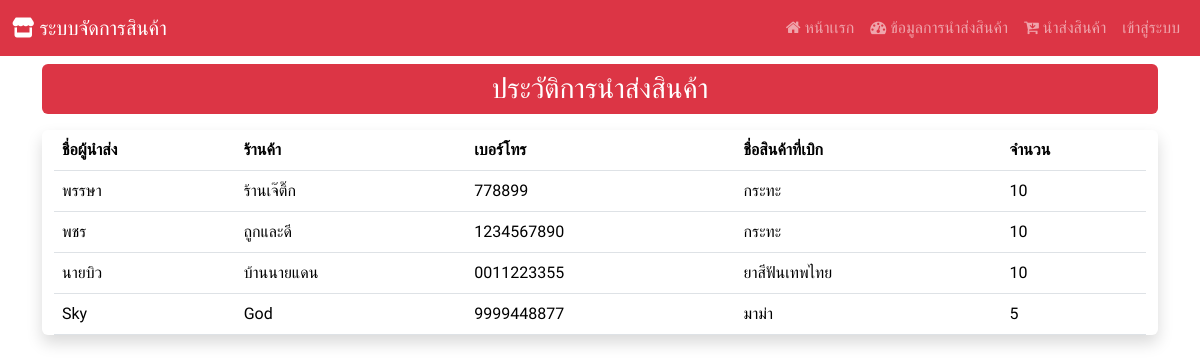
Screenshot of /report with the database file from the repository.
### Hospital_app/models.py (models this page shows, shortened)
class report_buy(models.Model):
    report_id = models.AutoField(primary_key=True)
    username = models.CharField(max_length=255)
    address = models.CharField(max_length=255)
    tal = models.CharField(max_length=255)
    product_name = models.CharField(max_length=255)
    product_qty = models.IntegerField()

### Hospital_app/views.py (the view)
# urls.py: path('report', views.report_a,),
def report_a(request):
    show_report = report_buy.objects.all()
    context  = {"report" : show_report}
    return render(request,'report_a.html',context)

### Hospital_app/templates/report_a.html
{% extends "base.html" %}
{% block content %}
<div class="mt-2 p-2 bg-danger text-center text-white rounded h3">
    ประวัติการนำส่งสินค้า
</div>
<div class="container-fluid my-3 justify-content-center align-items-center shadow rounded">
    <table class="table table-responsive">
        <thead>
            <tr>
                <th>ชื่อผู้นำส่ง</th>
                <th>ร้านค้า</th>
                <th>เบอร์โทร</th>
                <th>ชื่อสินค้าที่เบิก</th>
                <th>จำนวน</th>
            </tr>
        </thead>
        <tbody>
            {% for i in report %}
                <tr>
                    <td>{{ i.username }}</td>
                    <td>{{ i.address }}</td>
                    <td>{{ i.tal }}</td>
                    <td>{{ i.product_name }}</td>
                    <td>{{ i.product_qty }}</td>
                </tr>
            {% endfor %}
        </tbody>
    </table>
</div>
{% endblock %}

### Hospital_app/templates/base.html (style rules this page uses)
body { font-family: 'K2D', sans-serif; }

### rows the page displays
report_buy: username "พรรษา", address "ร้านเจ๊ติ๊ก", tal "778899", product_name "กระทะ", product_qty "10"
report_buy: username "พชร", address "ถูกและดี", tal "1234567890", product_name "กระทะ", product_qty "10"
report_buy: username "นายบิว", address "บ้านนายแดน", tal "0011223355", product_name "ยาสีฟันเทพไทย", product_qty "10"
report_buy: username "Sky", address "God", tal "9999448877", product_name "มาม่า", product_qty "5"
